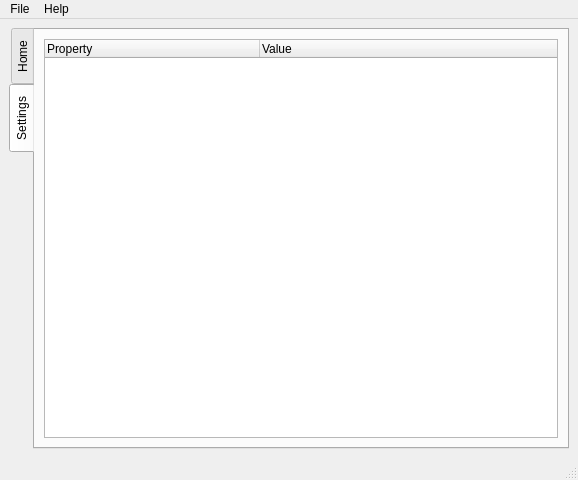
<?xml version="1.0" encoding="UTF-8"?>
<ui version="4.0">
 <class>MainWindow</class>
 <widget class="QMainWindow" name="MainWindow">
  <property name="geometry">
   <rect>
    <x>0</x>
    <y>0</y>
    <width>578</width>
    <height>480</height>
   </rect>
  </property>
  <property name="windowTitle">
   <string>MainWindow</string>
  </property>
  <widget class="QWidget" name="centralwidget">
   <layout class="QHBoxLayout" name="horizontalLayout">
    <item>
     <widget class="QTabWidget" name="tabWidget">
      <property name="tabPosition">
       <enum>QTabWidget::TabPosition::West</enum>
      </property>
      <property name="currentIndex">
       <number>1</number>
      </property>
      <property name="documentMode">
       <bool>false</bool>
      </property>
      <property name="movable">
       <bool>true</bool>
      </property>
      <widget class="QWidget" name="tab_Home">
       <attribute name="title">
        <string>Home</string>
       </attribute>
       <layout class="QVBoxLayout" name="verticalLayout_2">
        <item>
         <layout class="QHBoxLayout" name="horizontalLayout_2">
          <item>
           <widget class="QLabel" name="label">
            <property name="text">
             <string>Host Address (IPv4):</string>
            </property>
            <property name="alignment">
             <set>Qt::AlignmentFlag::AlignRight|Qt::AlignmentFlag::AlignTrailing|Qt::AlignmentFlag::AlignVCenter</set>
            </property>
           </widget>
          </item>
          <item>
           <widget class="QLabel" name="lbl_ServerAddress">
            <property name="font">
             <font>
              <pointsize>14</pointsize>
             </font>
            </property>
            <property name="text">
             <string>255.255.255.255</string>
            </property>
           </widget>
          </item>
         </layout>
        </item>
        <item>
         <layout class="QHBoxLayout" name="horizontalLayout_3">
          <item>
           <widget class="QLabel" name="label_3">
            <property name="text">
             <string>Host Port:</string>
            </property>
            <property name="alignment">
             <set>Qt::AlignmentFlag::AlignRight|Qt::AlignmentFlag::AlignTrailing|Qt::AlignmentFlag::AlignVCenter</set>
            </property>
           </widget>
          </item>
          <item>
           <widget class="QLabel" name="lbl_ServerPort">
            <property name="font">
             <font>
              <pointsize>14</pointsize>
             </font>
            </property>
            <property name="text">
             <string>8000</string>
            </property>
           </widget>
          </item>
         </layout>
        </item>
        <item>
         <layout class="QHBoxLayout" name="horizontalLayout_4">
          <item>
           <widget class="QLabel" name="label_6">
            <property name="text">
             <string>Secret Key:</string>
            </property>
            <property name="alignment">
             <set>Qt::AlignmentFlag::AlignRight|Qt::AlignmentFlag::AlignTrailing|Qt::AlignmentFlag::AlignVCenter</set>
            </property>
           </widget>
          </item>
          <item>
           <widget class="QLabel" name="lbl_Secret">
            <property name="font">
             <font>
              <pointsize>14</pointsize>
             </font>
            </property>
            <property name="text">
             <string>terces</string>
            </property>
           </widget>
          </item>
         </layout>
        </item>
        <item>
         <widget class="QLabel" name="lbl_Image">
          <property name="autoFillBackground">
           <bool>false</bool>
          </property>
          <property name="text">
           <string>Image Label</string>
          </property>
          <property name="alignment">
           <set>Qt::AlignmentFlag::AlignCenter</set>
          </property>
         </widget>
        </item>
        <item>
         <spacer name="verticalSpacer">
          <property name="orientation">
           <enum>Qt::Orientation::Vertical</enum>
          </property>
          <property name="sizeHint" stdset="0">
           <size>
            <width>20</width>
            <height>40</height>
           </size>
          </property>
         </spacer>
        </item>
       </layout>
      </widget>
      <widget class="QWidget" name="tab_Settings">
       <attribute name="title">
        <string>Settings</string>
       </attribute>
       <layout class="QVBoxLayout" name="verticalLayout">
        <item>
         <widget class="QTreeWidget" name="tree_Settings">
          <property name="alternatingRowColors">
           <bool>false</bool>
          </property>
          <attribute name="headerCascadingSectionResizes">
           <bool>false</bool>
          </attribute>
          <attribute name="headerDefaultSectionSize">
           <number>215</number>
          </attribute>
          <column>
           <property name="text">
            <string>Property</string>
           </property>
          </column>
          <column>
           <property name="text">
            <string>Value</string>
           </property>
          </column>
         </widget>
        </item>
       </layout>
      </widget>
     </widget>
    </item>
   </layout>
  </widget>
  <widget class="QMenuBar" name="menubar">
   <property name="geometry">
    <rect>
     <x>0</x>
     <y>0</y>
     <width>578</width>
     <height>33</height>
    </rect>
   </property>
   <widget class="QMenu" name="menuFile">
    <property name="title">
     <string>File</string>
    </property>
    <addaction name="actionLoad_Configurations"/>
    <addaction name="separator"/>
    <addaction name="actionExit"/>
   </widget>
   <widget class="QMenu" name="menuHelp">
    <property name="title">
     <string>Help</string>
    </property>
    <addaction name="actionAbout_ControlPc"/>
   </widget>
   <addaction name="menuFile"/>
   <addaction name="menuHelp"/>
  </widget>
  <widget class="QStatusBar" name="statusbar"/>
  <action name="actionAbout_ControlPc">
   <property name="text">
    <string>About ControlPc</string>
   </property>
  </action>
  <action name="actionLoad_Configurations">
   <property name="text">
    <string>Load Configurations</string>
   </property>
  </action>
  <action name="actionExit">
   <property name="text">
    <string>Exit</string>
   </property>
  </action>
 </widget>
 <resources/>
 <connections/>
</ui>
